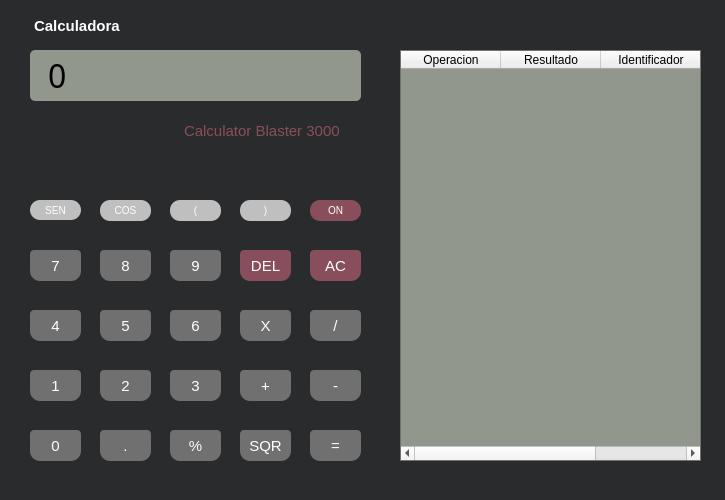
<?xml version="1.0" encoding="UTF-8"?>
<ui version="4.0">
 <class>MainWindow</class>
 <widget class="QMainWindow" name="MainWindow">
  <property name="geometry">
   <rect>
    <x>0</x>
    <y>0</y>
    <width>725</width>
    <height>500</height>
   </rect>
  </property>
  <property name="minimumSize">
   <size>
    <width>725</width>
    <height>500</height>
   </size>
  </property>
  <property name="maximumSize">
   <size>
    <width>725</width>
    <height>500</height>
   </size>
  </property>
  <property name="font">
   <font>
    <pointsize>1</pointsize>
    <kerning>true</kerning>
    <fontweight>Thin</fontweight>
   </font>
  </property>
  <property name="windowTitle">
   <string>MainWindow</string>
  </property>
  <property name="styleSheet">
   <string notr="true">QMainWindow#MainWindow {
    background-color: #292b2c;
}
</string>
  </property>
  <widget class="QWidget" name="centralwidget">
   <widget class="QPushButton" name="button1">
    <property name="geometry">
     <rect>
      <x>30</x>
      <y>370</y>
      <width>51</width>
      <height>31</height>
     </rect>
    </property>
    <property name="font">
     <font>
      <pointsize>-1</pointsize>
     </font>
    </property>
    <property name="styleSheet">
     <string notr="true">QPushButton#button1 {
    background-color: #707070; 
    color: white;
    font-size: 15px;
    border-top-left-radius: 4px;
    border-top-right-radius:4px; 
    border-bottom-left-radius: 10px;
    border-bottom-right-radius: 10px;
    padding: 5px;
    border: none;
}

QPushButton#button1:hover {
    background-color: #8A8A8A;
}
</string>
    </property>
    <property name="text">
     <string>1</string>
    </property>
   </widget>
   <widget class="QPushButton" name="button2">
    <property name="geometry">
     <rect>
      <x>100</x>
      <y>370</y>
      <width>51</width>
      <height>31</height>
     </rect>
    </property>
    <property name="styleSheet">
     <string notr="true">QPushButton#button2 {
    background-color: #707070; 
    color: white;
    font-size: 15px;
    border-top-left-radius: 4px;
    border-top-right-radius:4px; 
    border-bottom-left-radius: 10px;
    border-bottom-right-radius: 10px;
    padding: 5px;
    border: none;
}

QPushButton#button2:hover {
    background-color: #8A8A8A;
}
</string>
    </property>
    <property name="text">
     <string>2</string>
    </property>
    <property name="iconSize">
     <size>
      <width>16</width>
      <height>16</height>
     </size>
    </property>
   </widget>
   <widget class="QPushButton" name="button3">
    <property name="geometry">
     <rect>
      <x>170</x>
      <y>370</y>
      <width>51</width>
      <height>31</height>
     </rect>
    </property>
    <property name="styleSheet">
     <string notr="true">QPushButton#button3 {
    background-color: #707070; 
    color: white;
    font-size: 15px;
    border-top-left-radius: 4px;
    border-top-right-radius:4px; 
    border-bottom-left-radius: 10px;
    border-bottom-right-radius: 10px;
    padding: 5px;
    border: none;
}

QPushButton#button3:hover {
    background-color: #8A8A8A;
}
</string>
    </property>
    <property name="text">
     <string>3</string>
    </property>
   </widget>
   <widget class="QPushButton" name="button4">
    <property name="geometry">
     <rect>
      <x>30</x>
      <y>310</y>
      <width>51</width>
      <height>31</height>
     </rect>
    </property>
    <property name="styleSheet">
     <string notr="true">QPushButton#button4 {
    background-color: #707070; 
    color: white;
    font-size: 15px;
    border-top-left-radius: 4px;
    border-top-right-radius:4px; 
    border-bottom-left-radius: 10px;
    border-bottom-right-radius: 10px;
    padding: 5px;
    border: none;
}

QPushButton#button4:hover {
    background-color: #8A8A8A;
}
</string>
    </property>
    <property name="text">
     <string>4</string>
    </property>
   </widget>
   <widget class="QPushButton" name="button5">
    <property name="geometry">
     <rect>
      <x>100</x>
      <y>310</y>
      <width>51</width>
      <height>31</height>
     </rect>
    </property>
    <property name="styleSheet">
     <string notr="true">QPushButton#button5 {
    background-color: #707070; 
    color: white;
    font-size: 15px;
    border-top-left-radius: 4px;
    border-top-right-radius:4px; 
    border-bottom-left-radius: 10px;
    border-bottom-right-radius: 10px;
    padding: 5px;
    border: none;
}

QPushButton#button5:hover {
    background-color: #8A8A8A;
}
</string>
    </property>
    <property name="text">
     <string>5</string>
    </property>
   </widget>
   <widget class="QPushButton" name="button6">
    <property name="geometry">
     <rect>
      <x>170</x>
      <y>310</y>
      <width>51</width>
      <height>31</height>
     </rect>
    </property>
    <property name="styleSheet">
     <string notr="true">QPushButton#button6 {
    background-color: #707070; 
    color: white;
    font-size: 15px;
    border-top-left-radius: 4px;
    border-top-right-radius:4px; 
    border-bottom-left-radius: 10px;
    border-bottom-right-radius: 10px;
    padding: 5px;
    border: none;
}

QPushButton#button6:hover {
    background-color: #8A8A8A;
}
</string>
    </property>
    <property name="text">
     <string>6</string>
    </property>
   </widget>
   <widget class="QPushButton" name="button0">
    <property name="geometry">
     <rect>
      <x>30</x>
      <y>430</y>
      <width>51</width>
      <height>31</height>
     </rect>
    </property>
    <property name="styleSheet">
     <string notr="true">QPushButton#button0 {
    background-color: #707070; 
    color: white;
    font-size: 15px;
    border-top-left-radius: 4px;
    border-top-right-radius:4px; 
    border-bottom-left-radius: 10px;
    border-bottom-right-radius: 10px;
    padding: 5px;
    border: none;
}

QPushButton#button0:hover {
    background-color: #8A8A8A;
}
</string>
    </property>
    <property name="text">
     <string>0</string>
    </property>
   </widget>
   <widget class="QPushButton" name="buttonPunto">
    <property name="geometry">
     <rect>
      <x>100</x>
      <y>430</y>
      <width>51</width>
      <height>31</height>
     </rect>
    </property>
    <property name="styleSheet">
     <string notr="true">QPushButton#buttonPunto {
    background-color: #707070; 
    color: white;
    font-size: 15px;
    border-top-left-radius: 4px;
    border-top-right-radius:4px; 
    border-bottom-left-radius: 10px;
    border-bottom-right-radius: 10px;
    padding: 5px;
    border: none;
}

QPushButton#buttonPunto:hover {
    background-color: #8A8A8A;
}
</string>
    </property>
    <property name="text">
     <string>.</string>
    </property>
   </widget>
   <widget class="QPushButton" name="buttonPorcentaje">
    <property name="geometry">
     <rect>
      <x>170</x>
      <y>430</y>
      <width>51</width>
      <height>31</height>
     </rect>
    </property>
    <property name="styleSheet">
     <string notr="true">QPushButton#buttonPorcentaje {
    background-color: #707070; 
    color: white;
    font-size: 15px;
    border-top-left-radius: 4px;
    border-top-right-radius:4px; 
    border-bottom-left-radius: 10px;
    border-bottom-right-radius: 10px;
    padding: 5px;
    border: none;
}

QPushButton#buttonPorcentaje:hover {
    background-color: #8A8A8A;
}
</string>
    </property>
    <property name="text">
     <string>%</string>
    </property>
    <property name="icon">
     <iconset>
      <normaloff>../Desktop/trollface_PNG2.png</normaloff>../Desktop/trollface_PNG2.png</iconset>
    </property>
    <property name="iconSize">
     <size>
      <width>32</width>
      <height>32</height>
     </size>
    </property>
   </widget>
   <widget class="QPushButton" name="buttonSQR">
    <property name="geometry">
     <rect>
      <x>240</x>
      <y>430</y>
      <width>51</width>
      <height>31</height>
     </rect>
    </property>
    <property name="styleSheet">
     <string notr="true">QPushButton#buttonSQR {
    background-color: #707070; 
    color: white;
    font-size: 15px;
    border-top-left-radius: 4px;
    border-top-right-radius:4px; 
    border-bottom-left-radius: 10px;
    border-bottom-right-radius: 10px;
    padding: 5px;
    border: none;
}

QPushButton#buttonSQR:hover {
    background-color: #8A8A8A;
}
</string>
    </property>
    <property name="text">
     <string>SQR</string>
    </property>
   </widget>
   <widget class="QPushButton" name="buttonIgual">
    <property name="geometry">
     <rect>
      <x>310</x>
      <y>430</y>
      <width>51</width>
      <height>31</height>
     </rect>
    </property>
    <property name="styleSheet">
     <string notr="true">QPushButton#buttonIgual {
    background-color: #707070; 
    color: white;
    font-size: 15px;
    border-top-left-radius: 4px;
    border-top-right-radius:4px; 
    border-bottom-left-radius: 10px;
    border-bottom-right-radius: 10px;
    padding: 5px;
    border: none;
}

QPushButton#buttonIgual:hover {
    background-color: #8A8A8A;
}
</string>
    </property>
    <property name="text">
     <string>=</string>
    </property>
   </widget>
   <widget class="QPushButton" name="buttonMas">
    <property name="geometry">
     <rect>
      <x>240</x>
      <y>370</y>
      <width>51</width>
      <height>31</height>
     </rect>
    </property>
    <property name="styleSheet">
     <string notr="true">QPushButton#buttonMas {
    background-color: #707070; 
    color: white;
    font-size: 15px;
    border-top-left-radius: 4px;
    border-top-right-radius:4px; 
    border-bottom-left-radius: 10px;
    border-bottom-right-radius: 10px;
    padding: 5px;
    border: none;
}

QPushButton#buttonMas:hover {
    background-color: #8A8A8A;
}
</string>
    </property>
    <property name="text">
     <string>+</string>
    </property>
   </widget>
   <widget class="QPushButton" name="buttonMenos">
    <property name="geometry">
     <rect>
      <x>310</x>
      <y>370</y>
      <width>51</width>
      <height>31</height>
     </rect>
    </property>
    <property name="styleSheet">
     <string notr="true">QPushButton#buttonMenos {
    background-color: #707070; 
    color: white;
    font-size: 15px;
    border-top-left-radius: 4px;
    border-top-right-radius:4px; 
    border-bottom-left-radius: 10px;
    border-bottom-right-radius: 10px;
    padding: 5px;
    border: none;
}

QPushButton#buttonMenos:hover {
    background-color: #8A8A8A;
}
</string>
    </property>
    <property name="text">
     <string>-</string>
    </property>
   </widget>
   <widget class="QPushButton" name="buttonX">
    <property name="geometry">
     <rect>
      <x>240</x>
      <y>310</y>
      <width>51</width>
      <height>31</height>
     </rect>
    </property>
    <property name="styleSheet">
     <string notr="true">QPushButton#buttonX {
    background-color: #707070; 
    color: white;
    font-size: 15px;
    border-top-left-radius: 4px;
    border-top-right-radius:4px; 
    border-bottom-left-radius: 10px;
    border-bottom-right-radius: 10px;
    padding: 5px;
    border: none;
}

QPushButton#buttonX:hover {
    background-color: #8A8A8A;
}
</string>
    </property>
    <property name="text">
     <string>X</string>
    </property>
   </widget>
   <widget class="QPushButton" name="buttonDividir">
    <property name="geometry">
     <rect>
      <x>310</x>
      <y>310</y>
      <width>51</width>
      <height>31</height>
     </rect>
    </property>
    <property name="styleSheet">
     <string notr="true">QPushButton#buttonDividir {
    background-color: #707070; 
    color: white;
    font-size: 15px;
    border-top-left-radius: 4px;
    border-top-right-radius:4px; 
    border-bottom-left-radius: 10px;
    border-bottom-right-radius: 10px;
    padding: 5px;
    border: none;
}

QPushButton#buttonDividir:hover {
    background-color: #8A8A8A;
}
</string>
    </property>
    <property name="text">
     <string>/</string>
    </property>
   </widget>
   <widget class="QPushButton" name="button7">
    <property name="geometry">
     <rect>
      <x>30</x>
      <y>250</y>
      <width>51</width>
      <height>31</height>
     </rect>
    </property>
    <property name="styleSheet">
     <string notr="true">QPushButton#button7 {
    background-color: #707070; 
    color: white;
    font-size: 15px;
    border-top-left-radius: 4px;
    border-top-right-radius:4px; 
    border-bottom-left-radius: 10px;
    border-bottom-right-radius: 10px;
    padding: 5px;
    border: none;
}

QPushButton#button7:hover {
    background-color: #8A8A8A;
}
</string>
    </property>
    <property name="text">
     <string>7</string>
    </property>
   </widget>
   <widget class="QPushButton" name="button8">
    <property name="geometry">
     <rect>
      <x>100</x>
      <y>250</y>
      <width>51</width>
      <height>31</height>
     </rect>
    </property>
    <property name="styleSheet">
     <string notr="true">QPushButton#button8 {
    background-color: #707070; 
    color: white;
    font-size: 15px;
    border-top-left-radius: 4px;
    border-top-right-radius:4px; 
    border-bottom-left-radius: 10px;
    border-bottom-right-radius: 10px;
    padding: 5px;
    border: none;
}

QPushButton#button8:hover {
    background-color: #8A8A8A;
}
</string>
    </property>
    <property name="text">
     <string>8</string>
    </property>
   </widget>
   <widget class="QPushButton" name="button9">
    <property name="geometry">
     <rect>
      <x>170</x>
      <y>250</y>
      <width>51</width>
      <height>31</height>
     </rect>
    </property>
    <property name="styleSheet">
     <string notr="true">QPushButton#button9 {
    background-color: #707070; 
    color: white;
    font-size: 15px;
    border-top-left-radius: 4px;
    border-top-right-radius:4px; 
    border-bottom-left-radius: 10px;
    border-bottom-right-radius: 10px;
    padding: 5px;
    border: none;
}

QPushButton#button9:hover {
    background-color: #8A8A8A;
}
</string>
    </property>
    <property name="text">
     <string>9</string>
    </property>
   </widget>
   <widget class="QPushButton" name="buttonDel">
    <property name="geometry">
     <rect>
      <x>240</x>
      <y>250</y>
      <width>51</width>
      <height>31</height>
     </rect>
    </property>
    <property name="styleSheet">
     <string notr="true">QPushButton#buttonDel {
    background-color: #894e5c; 
    color: white;
    font-size: 15px;
    border-top-left-radius: 4px;
    border-top-right-radius:4px; 
    border-bottom-left-radius: 10px;
    border-bottom-right-radius: 10px;
    padding: 5px;
    border: none;
}

QPushButton#buttonDel:hover {
    background-color: #a66d7d;
}
</string>
    </property>
    <property name="text">
     <string>DEL</string>
    </property>
   </widget>
   <widget class="QPushButton" name="buttonAC">
    <property name="geometry">
     <rect>
      <x>310</x>
      <y>250</y>
      <width>51</width>
      <height>31</height>
     </rect>
    </property>
    <property name="styleSheet">
     <string notr="true">QPushButton#buttonAC {
    background-color: #894e5c; 
    color: white;
    font-size: 15px;
    border-top-left-radius: 4px;
    border-top-right-radius:4px; 
    border-bottom-left-radius: 10px;
    border-bottom-right-radius: 10px;
    padding: 5px;
    border: none;
}

QPushButton#buttonAC:hover {
    background-color: #a66d7d;
}
</string>
    </property>
    <property name="text">
     <string>AC</string>
    </property>
   </widget>
   <widget class="QLabel" name="Pantalla">
    <property name="geometry">
     <rect>
      <x>30</x>
      <y>50</y>
      <width>331</width>
      <height>51</height>
     </rect>
    </property>
    <property name="font">
     <font>
      <family>Seven Segment</family>
      <pointsize>-1</pointsize>
     </font>
    </property>
    <property name="styleSheet">
     <string notr="true">QLabel#Pantalla {
    background-color: #91978d;
    color: black;
    font-size: 32px;
    font-family: &quot;Seven Segment&quot;, &quot;Digital-7 Mono&quot;, sans-serif;
    padding: 10px;
    border-radius: 5px;
    qproperty-alignment: 'AlignRight | AlignVCenter';
}
</string>
    </property>
    <property name="text">
     <string>0</string>
    </property>
   </widget>
   <widget class="QPushButton" name="buttonSEN">
    <property name="geometry">
     <rect>
      <x>30</x>
      <y>200</y>
      <width>51</width>
      <height>20</height>
     </rect>
    </property>
    <property name="styleSheet">
     <string notr="true">QPushButton#buttonSEN {
    background-color: #bfbfbf; 
    color: white;
    font-size: 10px;
    border-top-left-radius: 10px;
    border-top-right-radius: 10px; 
    border-bottom-left-radius: 10px;
    border-bottom-right-radius: 10px;
    padding: 5px;
    border: none;
}

QPushButton#buttonSEN:hover {
    background-color: #d1d1d1;
}
</string>
    </property>
    <property name="text">
     <string>SEN</string>
    </property>
   </widget>
   <widget class="QPushButton" name="buttonCOS">
    <property name="geometry">
     <rect>
      <x>100</x>
      <y>200</y>
      <width>51</width>
      <height>21</height>
     </rect>
    </property>
    <property name="styleSheet">
     <string notr="true">QPushButton#buttonCOS {
    background-color: #bfbfbf; 
    color: white;
    font-size: 10px;
    border-top-left-radius: 10px;
    border-top-right-radius: 10px; 
    border-bottom-left-radius: 10px;
    border-bottom-right-radius: 10px;
    padding: 5px;
    border: none;
}

QPushButton#buttonCOS:hover {
    background-color: #d1d1d1;
}
</string>
    </property>
    <property name="text">
     <string>COS</string>
    </property>
   </widget>
   <widget class="QPushButton" name="buttonON">
    <property name="geometry">
     <rect>
      <x>310</x>
      <y>200</y>
      <width>51</width>
      <height>21</height>
     </rect>
    </property>
    <property name="styleSheet">
     <string notr="true">QPushButton#buttonON {
    background-color: #894e5c; 
    color: white;
    font-size: 10px;
    border-top-left-radius: 10px;
    border-top-right-radius: 10px; 
    border-bottom-left-radius: 10px;
    border-bottom-right-radius: 10px;
    padding: 5px;
    border: none;
}

QPushButton#buttonON:hover {
    background-color: #a66d7d;
}
</string>
    </property>
    <property name="text">
     <string>ON</string>
    </property>
   </widget>
   <widget class="QPushButton" name="buttonP1">
    <property name="geometry">
     <rect>
      <x>170</x>
      <y>200</y>
      <width>51</width>
      <height>21</height>
     </rect>
    </property>
    <property name="styleSheet">
     <string notr="true">QPushButton#buttonP1 {
    background-color: #bfbfbf; 
    color: white;
    font-size: 10px;
    border-top-left-radius: 10px;
    border-top-right-radius: 10px; 
    border-bottom-left-radius: 10px;
    border-bottom-right-radius: 10px;
    padding: 5px;
    border: none;
}

QPushButton#buttonP1:hover {
    background-color: #d1d1d1;
}
</string>
    </property>
    <property name="text">
     <string>(</string>
    </property>
   </widget>
   <widget class="QPushButton" name="buttonP2">
    <property name="geometry">
     <rect>
      <x>240</x>
      <y>200</y>
      <width>51</width>
      <height>21</height>
     </rect>
    </property>
    <property name="styleSheet">
     <string notr="true">QPushButton#buttonP2 {
    background-color: #bfbfbf; 
    color: white;
    font-size: 10px;
    border-top-left-radius: 10px;
    border-top-right-radius: 10px; 
    border-bottom-left-radius: 10px;
    border-bottom-right-radius: 10px;
    padding: 5px;
    border: none;
}

QPushButton#buttonP2:hover {
    background-color: #d1d1d1;
}
</string>
    </property>
    <property name="text">
     <string>)</string>
    </property>
   </widget>
   <widget class="QLabel" name="Logo">
    <property name="geometry">
     <rect>
      <x>20</x>
      <y>0</y>
      <width>111</width>
      <height>51</height>
     </rect>
    </property>
    <property name="styleSheet">
     <string notr="true">QLabel#Logo {
    color: white;
    font-size: 15px;
    padding: 10px;
    border-radius: 5px;
	font-weight: bold;
    qproperty-alignment: 'AlignRight | AlignVCenter';
}</string>
    </property>
    <property name="text">
     <string>Calculadora</string>
    </property>
   </widget>
   <widget class="QTableWidget" name="log">
    <property name="geometry">
     <rect>
      <x>400</x>
      <y>50</y>
      <width>301</width>
      <height>411</height>
     </rect>
    </property>
    <property name="styleSheet">
     <string notr="true">QTableView#log {
    background-color: #91978d;
}</string>
    </property>
    <column>
     <property name="text">
      <string>Operacion</string>
     </property>
    </column>
    <column>
     <property name="text">
      <string>Resultado</string>
     </property>
    </column>
    <column>
     <property name="text">
      <string>Identificador</string>
     </property>
    </column>
   </widget>
   <widget class="QLabel" name="Modelo">
    <property name="geometry">
     <rect>
      <x>170</x>
      <y>110</y>
      <width>201</width>
      <height>41</height>
     </rect>
    </property>
    <property name="styleSheet">
     <string notr="true">QLabel#Modelo {
    color: #894e5c;
    font-size: 15px;
    padding: 10px;
    border-radius: 5px;
    qproperty-alignment: 'AlignRight | AlignVCenter';
}</string>
    </property>
    <property name="text">
     <string>Calculator Blaster 3000</string>
    </property>
   </widget>
  </widget>
 </widget>
 <resources/>
 <connections/>
</ui>
